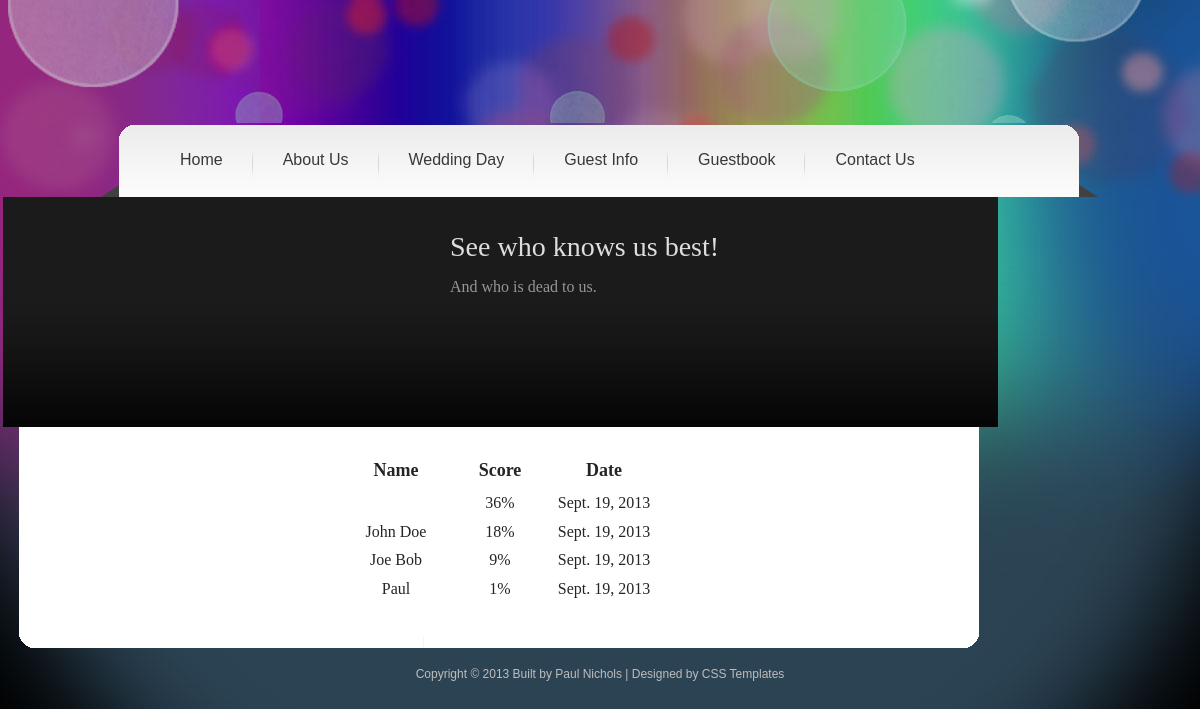
Page /high_scores/ on the earlier database version.
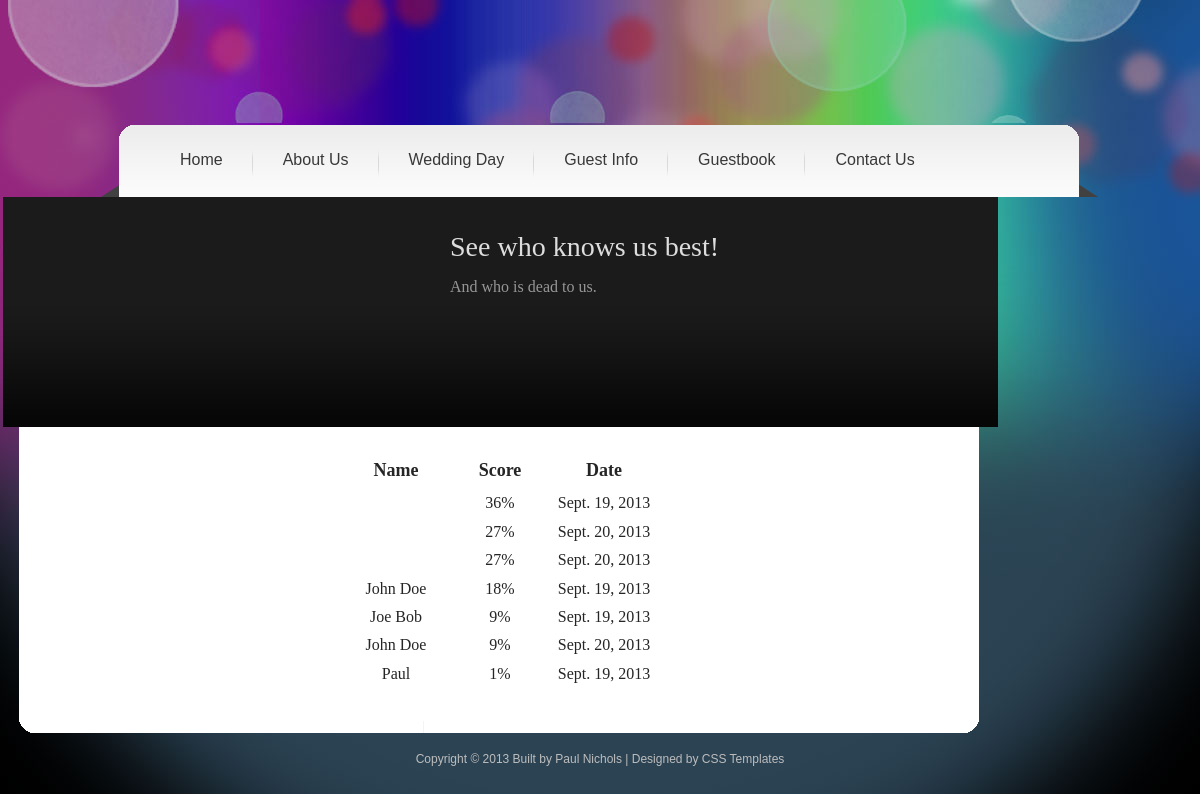
Same page on the later database version.
### quiz/models.py (models this page shows)
class Result(models.Model):
	name = models.CharField(max_length=256)
	date_taken = models.DateField(auto_now_add=True)
	score = models.IntegerField()

### quiz/views.py (the view)
# urls.py: url(r'^high_scores/$', 'quiz.views.high_scores', name='high_scores'),
def high_scores(request):
	scores = Result.objects.order_by('-score')
	return render_to_response('high_scores.html',
			{'scores' : scores},
			RequestContext(request))

### quiz/templates/high_scores.html (shortened to what this page needs)
{% extends "base.html" %}
  {% block content %}
    <div id="templatemo_middle">
    	<div id="middle_img"><iframe width="285" height="186" src="//www.youtube.com/embed/HrLEQmMrRFw?rel=0&start=4&showinfo=0&modestbranding=1" frameborder="0" allowfullscreen></iframe></div>
        <div id="m_right">
	        <h1>See who knows us best!</h1>
            <p>And who is dead to us.</p>
		    </div>
    </div>
    <div id="templatemo_content">
          <table id="high_scores">
            <tr>
              <th>Name</th>
              <th>Score</th>
              <th>Date</th>
            </tr>
        {% for score in scores %}
          <tr>
            <td>{{ score.name }}</td>
            <td>{{ score.score }}%</td>
            <td>{{ score.date_taken }}</td>
          </tr>
        {% endfor %}
          </table>
      </div>
      <div id="templatemo_content_bottom"></div>
    {% endblock %}

Differences in the rows shown:
added Result: score "27", date_taken "Sept. 20, 2013"
added Result: score "27", date_taken "Sept. 20, 2013"
added Result: name "John Doe", score "9", date_taken "Sept. 20, 2013"
